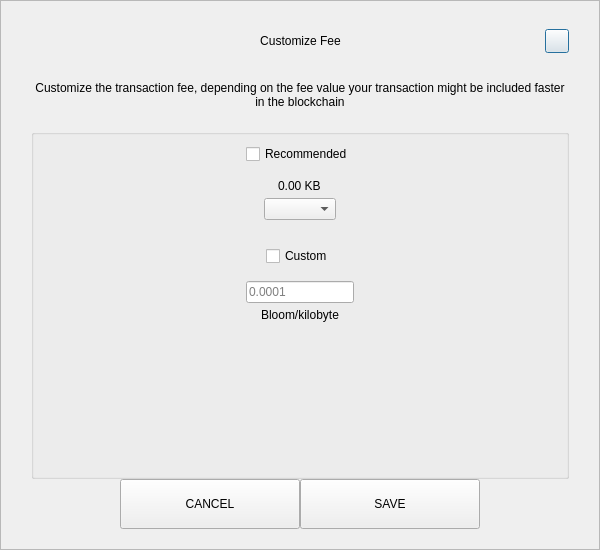
<?xml version="1.0" encoding="UTF-8"?>
<ui version="4.0">
 <class>SendCustomFeeDialog</class>
 <widget class="QDialog" name="SendCustomFeeDialog">
  <property name="geometry">
   <rect>
    <x>0</x>
    <y>0</y>
    <width>600</width>
    <height>550</height>
   </rect>
  </property>
  <property name="windowTitle">
   <string>Form</string>
  </property>
  <layout class="QVBoxLayout" name="verticalLayout_3">
   <property name="spacing">
    <number>0</number>
   </property>
   <property name="leftMargin">
    <number>0</number>
   </property>
   <property name="topMargin">
    <number>0</number>
   </property>
   <property name="rightMargin">
    <number>0</number>
   </property>
   <property name="bottomMargin">
    <number>0</number>
   </property>
   <item>
    <widget class="QFrame" name="frame">
     <property name="styleSheet">
      <string notr="true"/>
     </property>
     <property name="frameShape">
      <enum>QFrame::StyledPanel</enum>
     </property>
     <property name="frameShadow">
      <enum>QFrame::Raised</enum>
     </property>
     <layout class="QVBoxLayout" name="verticalLayout_2">
      <property name="spacing">
       <number>0</number>
      </property>
      <property name="leftMargin">
       <number>30</number>
      </property>
      <property name="topMargin">
       <number>20</number>
      </property>
      <property name="rightMargin">
       <number>30</number>
      </property>
      <property name="bottomMargin">
       <number>20</number>
      </property>
      <item>
       <layout class="QHBoxLayout" name="horizontalLayout_3">
        <property name="spacing">
         <number>0</number>
        </property>
        <item>
         <spacer name="horizontalSpacer_21">
          <property name="orientation">
           <enum>Qt::Horizontal</enum>
          </property>
          <property name="sizeHint" stdset="0">
           <size>
            <width>40</width>
            <height>20</height>
           </size>
          </property>
         </spacer>
        </item>
        <item>
         <widget class="QLabel" name="labelTitle">
          <property name="minimumSize">
           <size>
            <width>0</width>
            <height>40</height>
           </size>
          </property>
          <property name="maximumSize">
           <size>
            <width>16777215</width>
            <height>40</height>
           </size>
          </property>
          <property name="styleSheet">
           <string notr="true">padding-left:24px;</string>
          </property>
          <property name="text">
           <string>Customize Fee</string>
          </property>
          <property name="alignment">
           <set>Qt::AlignCenter</set>
          </property>
          <property name="margin">
           <number>7</number>
          </property>
         </widget>
        </item>
        <item>
         <spacer name="horizontalSpacer">
          <property name="orientation">
           <enum>Qt::Horizontal</enum>
          </property>
          <property name="sizeHint" stdset="0">
           <size>
            <width>40</width>
            <height>20</height>
           </size>
          </property>
         </spacer>
        </item>
        <item>
         <widget class="QPushButton" name="btnEsc">
          <property name="minimumSize">
           <size>
            <width>24</width>
            <height>24</height>
           </size>
          </property>
          <property name="maximumSize">
           <size>
            <width>24</width>
            <height>24</height>
           </size>
          </property>
          <property name="text">
           <string/>
          </property>
         </widget>
        </item>
       </layout>
      </item>
      <item>
       <spacer name="verticalSpacer_2">
        <property name="orientation">
         <enum>Qt::Vertical</enum>
        </property>
        <property name="sizeType">
         <enum>QSizePolicy::Fixed</enum>
        </property>
        <property name="sizeHint" stdset="0">
         <size>
          <width>20</width>
          <height>20</height>
         </size>
        </property>
       </spacer>
      </item>
      <item>
       <widget class="QLabel" name="labelMessage">
        <property name="text">
         <string>Customize the transaction fee, depending on the fee value your transaction might be included faster in the blockchain</string>
        </property>
        <property name="alignment">
         <set>Qt::AlignCenter</set>
        </property>
        <property name="wordWrap">
         <bool>true</bool>
        </property>
       </widget>
      </item>
      <item>
       <spacer name="verticalSpacer_3">
        <property name="orientation">
         <enum>Qt::Vertical</enum>
        </property>
        <property name="sizeType">
         <enum>QSizePolicy::Fixed</enum>
        </property>
        <property name="sizeHint" stdset="0">
         <size>
          <width>20</width>
          <height>20</height>
         </size>
        </property>
       </spacer>
      </item>
      <item>
       <widget class="QGroupBox" name="groupBox">
        <property name="title">
         <string/>
        </property>
        <layout class="QVBoxLayout" name="verticalLayout">
         <property name="leftMargin">
          <number>12</number>
         </property>
         <property name="rightMargin">
          <number>12</number>
         </property>
         <item>
          <layout class="QVBoxLayout" name="verticalLayout_4">
           <property name="spacing">
            <number>5</number>
           </property>
           <item alignment="Qt::AlignHCenter">
            <widget class="QCheckBox" name="checkBoxRecommended">
             <property name="text">
              <string>Recommended</string>
             </property>
            </widget>
           </item>
           <item>
            <spacer name="verticalSpacer_5">
             <property name="orientation">
              <enum>Qt::Vertical</enum>
             </property>
             <property name="sizeType">
              <enum>QSizePolicy::Fixed</enum>
             </property>
             <property name="sizeHint" stdset="0">
              <size>
               <width>20</width>
               <height>10</height>
              </size>
             </property>
            </spacer>
           </item>
           <item alignment="Qt::AlignHCenter">
            <widget class="QLabel" name="labelFee">
             <property name="text">
              <string>0.00 KB</string>
             </property>
            </widget>
           </item>
           <item alignment="Qt::AlignHCenter">
            <widget class="QComboBox" name="comboBoxRecommended"/>
           </item>
          </layout>
         </item>
         <item>
          <spacer name="verticalSpacer">
           <property name="orientation">
            <enum>Qt::Vertical</enum>
           </property>
           <property name="sizeType">
            <enum>QSizePolicy::Fixed</enum>
           </property>
           <property name="sizeHint" stdset="0">
            <size>
             <width>20</width>
             <height>20</height>
            </size>
           </property>
          </spacer>
         </item>
         <item>
          <layout class="QVBoxLayout" name="verticalLayout_5">
           <property name="spacing">
            <number>5</number>
           </property>
           <item alignment="Qt::AlignHCenter">
            <widget class="QCheckBox" name="checkBoxCustom">
             <property name="text">
              <string>Custom</string>
             </property>
            </widget>
           </item>
           <item>
            <spacer name="verticalSpacer_6">
             <property name="orientation">
              <enum>Qt::Vertical</enum>
             </property>
             <property name="sizeType">
              <enum>QSizePolicy::Fixed</enum>
             </property>
             <property name="sizeHint" stdset="0">
              <size>
               <width>20</width>
               <height>10</height>
              </size>
             </property>
            </spacer>
           </item>
           <item alignment="Qt::AlignHCenter">
            <widget class="QLineEdit" name="lineEditCustomFee">
             <property name="placeholderText">
              <string notr="true">0.0001</string>
             </property>
            </widget>
           </item>
           <item alignment="Qt::AlignHCenter">
            <widget class="QLabel" name="labelCustomFee">
             <property name="text">
              <string>Bloom/kilobyte</string>
             </property>
            </widget>
           </item>
          </layout>
         </item>
         <item>
          <spacer name="verticalSpacer_4">
           <property name="orientation">
            <enum>Qt::Vertical</enum>
           </property>
           <property name="sizeHint" stdset="0">
            <size>
             <width>20</width>
             <height>40</height>
            </size>
           </property>
          </spacer>
         </item>
        </layout>
       </widget>
      </item>
      <item>
       <layout class="QHBoxLayout" name="horizontalLayout" stretch="1,2,2,1">
        <item>
         <spacer name="horizontalSpacer1">
          <property name="orientation">
           <enum>Qt::Horizontal</enum>
          </property>
          <property name="sizeHint" stdset="0">
           <size>
            <width>40</width>
            <height>20</height>
           </size>
          </property>
         </spacer>
        </item>
        <item>
         <widget class="QPushButton" name="btnCancel">
          <property name="minimumSize">
           <size>
            <width>180</width>
            <height>50</height>
           </size>
          </property>
          <property name="focusPolicy">
           <enum>Qt::NoFocus</enum>
          </property>
          <property name="text">
           <string>CANCEL</string>
          </property>
         </widget>
        </item>
        <item>
         <widget class="QPushButton" name="btnSave">
          <property name="minimumSize">
           <size>
            <width>180</width>
            <height>50</height>
           </size>
          </property>
          <property name="focusPolicy">
           <enum>Qt::NoFocus</enum>
          </property>
          <property name="text">
           <string>SAVE</string>
          </property>
         </widget>
        </item>
        <item>
         <spacer name="horizontalSpacer_2">
          <property name="orientation">
           <enum>Qt::Horizontal</enum>
          </property>
          <property name="sizeHint" stdset="0">
           <size>
            <width>40</width>
            <height>20</height>
           </size>
          </property>
         </spacer>
        </item>
       </layout>
      </item>
     </layout>
    </widget>
   </item>
  </layout>
 </widget>
 <resources/>
 <connections/>
</ui>
